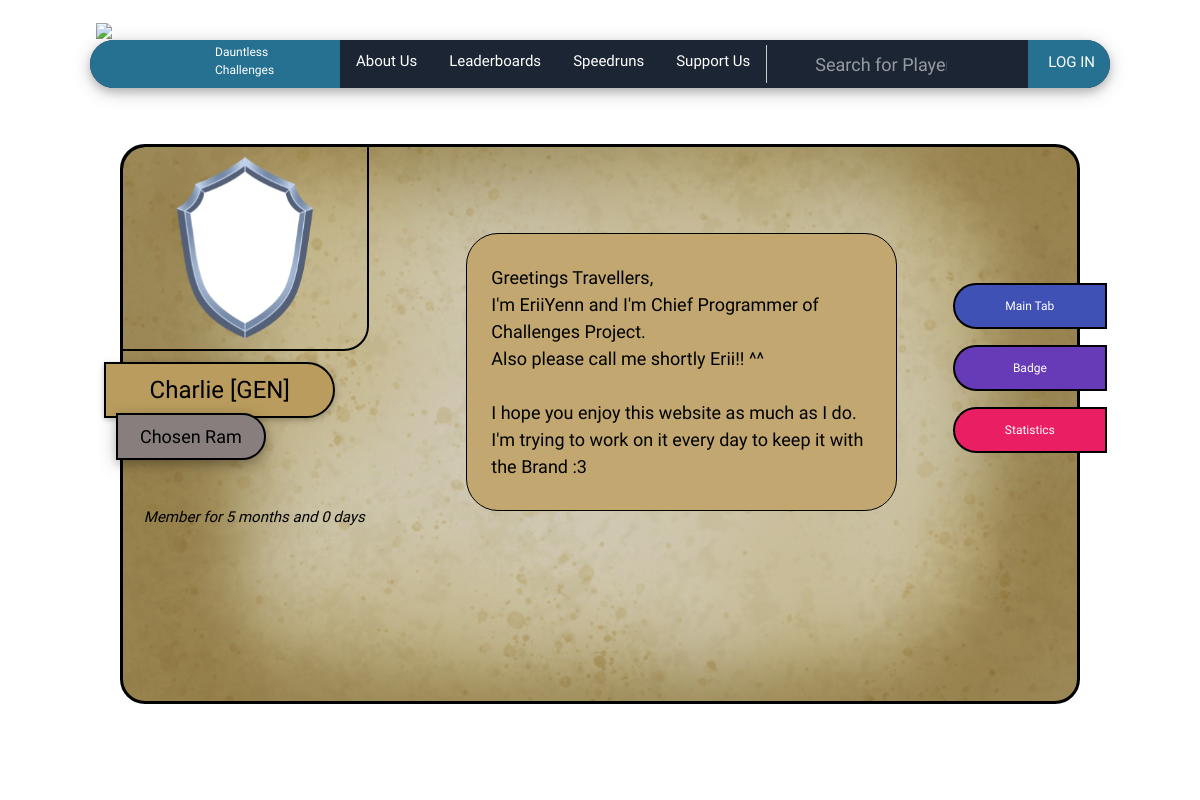
Screenshot of /public-profile.php?public-user=Charlie with the database file from the repository.
### tables this page shows
CREATE TABLE `profiles` (
  `id_profile` int(10) UNSIGNED NOT NULL,
  `id_user` int(11) NOT NULL,
  `id_guild` int(11) NOT NULL,
  `id_title` int(11) NOT NULL,
  `id_challenge` int(11) NOT NULL,
  `id_weapon` int(11) NOT NULL,
  `id_badge` int(11) NOT NULL,
  `exp` int(11) NOT NULL,
  `money` int(11) NOT NULL DEFAULT '0',
  `ch_done` int(11) NOT NULL,
  `sp_board` int(11) NOT NULL,
  `color` varchar(7) NOT NULL,
  `clanbg` int(11) NOT NULL,
  `date` datetime NOT NULL,
  `public` tinyint(1) NOT NULL DEFAULT '0',
  `note` varchar(255) NOT NULL
);

CREATE TABLE `users` (
  `id_user` int(10) UNSIGNED NOT NULL,
  `name` varchar(50) NOT NULL,
  `email` varchar(50) NOT NULL,
  `password` varchar(255) NOT NULL,
  `permission` tinyint(1) NOT NULL DEFAULT '0',
  `note` varchar(255) NOT NULL
);

CREATE TABLE `guilds` (
  `id_guild` int(10) UNSIGNED NOT NULL,
  `name` varchar(20) NOT NULL,
  `shortcut` varchar(5) NOT NULL,
  `note` varchar(255) NOT NULL
);

CREATE TABLE `titles` (
  `id_title` int(10) UNSIGNED NOT NULL,
  `name` varchar(20) NOT NULL,
  `note` varchar(255) NOT NULL
);

### public-profile.php (the view, shortened to what this page needs)
<?php
require_once 'inc.php';
$user = $_GET['public-user'];
$conn = connect_db();
$sql = "SELECT * FROM `profiles` WHERE id_user=". getUserID($user);
$result = mysqli_query($conn, $sql);
if($result != "") $row = mysqli_fetch_array($result, MYSQLI_ASSOC);
$date_user = date_create(date('Y-m-d H:i:s', strtotime($row['date'])));
$date_now = date_create(date('Y-m-d H:i:s', strtotime("now")));
$ago = date_diff($date_now, $date_user);
if (!isset($row)) { ?>
<div class="ProfileBox w3-card-4 w3-display-middle w3-container">
    <p class="w3-center" style="font-size: 4vw; margin-top: 16%;">User <?php echo $user; ?> not found!</p>
</div>
<?php } else if ($row['public'] == 0) { ?>
<div class="ProfileBox w3-card-4 w3-display-middle w3-container">
    <p class="w3-center" style="font-size: 4vw; margin-top: 16%;"><?php echo $user; ?>'s profile is hidden!</p>
</div>
<?php } else if($result != "") { ?>
<div class="ProfileBox w3-display-middle w3-container w3-row">
<div class='w3-col l3 w3-center'>
	<div class="badgeBg">
		<img  class="w3-padding" id="badge" src="images/shield.png" alt="Shield" style="width: 70%;">
	</div>
	<p class='ProfileName w3-padding w3-card-2 PasseroOne'><?php echo getUser($row['id_user']); ?> [<?php if($row['id_guild'] != 0) echo getGuild($row['id_guild']); else echo "No Guild"; ?>]</p>
	<p class='ProfileTitle w3-padding w3-card-4 PasseroOne'><?php echo getTitle($row['id_title']); ?></p>
	<p style="margin-top: 20%; font-size: 1.25vw;"><i>Member for <?php  echo $ago->format("%m months and %d days"); ?></i></p>
</div>
<div class="w3-col l7" id="ProfileNotes" style="margin: auto;">
	<div class='w3-right ProfileNote w3-border w3-border-black w3-round-xxlarge'>
	  <p class="w3-padding-large" style="font-size: 1.5vw; word-break: break;"><?php if($row['note'] != "") echo nl2br($row['note']); else echo "No description!"; ?></p>
	</div>
</div>
<div class="w3-col l2 w3-center" style="margin: auto; margin-top: 13%;">
	<button class="w3-btn ProfileBtn hvr-forward w3-indigo w3-padding-large w3-margin-top" style="outline: none;" onclick="ProfileNotes()">Main Tab</button>
	<button class="w3-btn ProfileBtn hvr-forward w3-deep-purple w3-padding-large w3-margin-top" style="outline: none;" onclick="ProfileBadge()">Badge</button>
	<button class="w3-btn ProfileBtn hvr-forward w3-pink w3-padding-large w3-margin-top" style="outline: none;" onclick="ProfileStats()">Statistics</button>
</div>
</div>
<?php } ?>
</body>
</html>

### css/w3.css (style rules this page uses)
html { box-sizing:border-box }
*,*:before,*:after { box-sizing:inherit }
html { -ms-text-size-adjust:100%;-webkit-text-size-adjust:100% }
body { margin:0 }
img { border-style:none }
button,input,select,textarea { font:inherit;margin:0 }
button,input { overflow:visible }
button,select { text-transform:none }
button,html [type=button],[type=reset],[type=submit] { -webkit-appearance:button }
html,body { font-family:Verdana,sans-serif;font-size:15px;line-height:1.5 }
html { overflow-x:hidden }
img { vertical-align:middle }
.w3-btn,.w3-button { border:none;display:inline-block;padding:8px 16px;vertical-align:middle;overflow:hidden;text-decoration:none;color:inherit;background-color:inherit;text-align:center;cursor:pointer;white-space:nowrap }
.w3-btn,.w3-button { -webkit-touch-callout:none;-webkit-user-select:none;-khtml-user-select:none;-moz-user-select:none;-ms-user-select:none;user-select:none }
.w3-container:after,.w3-container:before,.w3-panel:after,.w3-panel:before,.w3-row:after,.w3-row:before,.w3-row-padding:after,.w3-row-padding:before, .w3-cell-row:before,.w3-cell-row:after,.w3-clear:after,.w3-clear:before,.w3-bar:before,.w3-bar:after { content:"";display:table;clear:both }
.w3-col,.w3-half,.w3-third,.w3-twothird,.w3-threequarter,.w3-quarter { float:left;width:100% }
@media (min-width:993px) { .w3-col.l2 { width:16.66666% } }
@media (min-width:993px) { .w3-col.l3 { width:24.99999% } }
@media (min-width:993px) { .w3-col.l7 { width:58.33333% } }
.w3-display-middle { position:absolute;top:50%;left:50%;transform:translate(-50%,-50%);-ms-transform:translate(-50%,-50%) }
.w3-round-xxlarge { border-radius:32px }
.w3-container,.w3-panel { padding:0.01em 16px }
.w3-card,.w3-card-2 { box-shadow:0 2px 5px 0 rgba(0,0,0,0.16),0 2px 10px 0 rgba(0,0,0,0.12) }
.w3-card-4,.w3-hover-shadow:hover { box-shadow:0 4px 10px 0 rgba(0,0,0,0.2),0 4px 20px 0 rgba(0,0,0,0.19) }
.w3-center { text-align:center!important }
.w3-border { border:1px solid #ccc!important }
.w3-margin-top { margin-top:16px!important }
.w3-padding { padding:8px 16px!important }
.w3-padding-large { padding:12px 24px!important }
.w3-right { float:right!important }
.w3-indigo,.w3-hover-indigo:hover { color:#fff!important;background-color:#3f51b5!important }
.w3-pink,.w3-hover-pink:hover { color:#fff!important;background-color:#e91e63!important }
.w3-deep-purple,.w3-hover-deep-purple:hover { color:#fff!important;background-color:#673ab7!important }
.w3-border-black,.w3-hover-border-black:hover { border-color:#000!important }

### css/main.css (style rules this page uses)
.PasseroOne { font-family: "Passero One"; }
.ProfileBox { background-image: url("../images/old_paper.png"); background-size: cover; height: 70%; width: 80%; border: 3px solid black; border-radius: 25px; margin-top: 2%; font-family: Oswald; }
.ProfileName { background-color: #ba9d5e; border: 2px solid black; border-radius: 0 40px 40px 0; width: 100%; height: 1%; font-size: 2vw; margin-top: 5%; margin-left: -15%; }
.ProfileTitle { background-color: #897E7E; border: 2px solid black; border-radius: 0 40px 40px 0; width: 65%; height: 1%; font-size: 1.5vw; margin-top: -13%; margin-left: -10%; }
.ProfileBtn { margin-left: 30%; font-size: 1vw; width: 100%; border-radius: 25px 0 0 25px; border: 2px solid black; }
.ProfileNote { width: 80%; margin-top: 16%; margin-right: 2%; background-color: #c2a870; }
.badgeBg { min-height: 100%; background-position: center; background-repeat: no-repeat; background-size: cover; margin-top: 2%; margin-top: -2px; margin-left: -18px; border-radius: 25px 0 25px 0; border: 2px solid black; padding: 1%; }
.bgimg_public_profile { background-image: url('https://www.atlgn.com/wp-content/uploads/2018/08/DAUNTLESS-3.jpg'); min-height: 100%; background-attachment: fixed; background-position: center; background-repeat: no-repeat; background-size: cover; }
#badge { opacity: 0; animation: cards .5s ease-in-out 2s forwards; }

### rows the page displays
profiles: id_user.name "Charlie", id_guild.shortcut "GEN", id_title.name "Chosen Ram", date "5 months and 0 days", note "Greetings Travellers, I'm EriiYenn and I'm Chief Programmer of Challenges Project. Also please call me shortly Erii!! ^^ I hope you enjoy this website as much as I do. I'm trying to work on it every day to keep it with the Brand :3"
